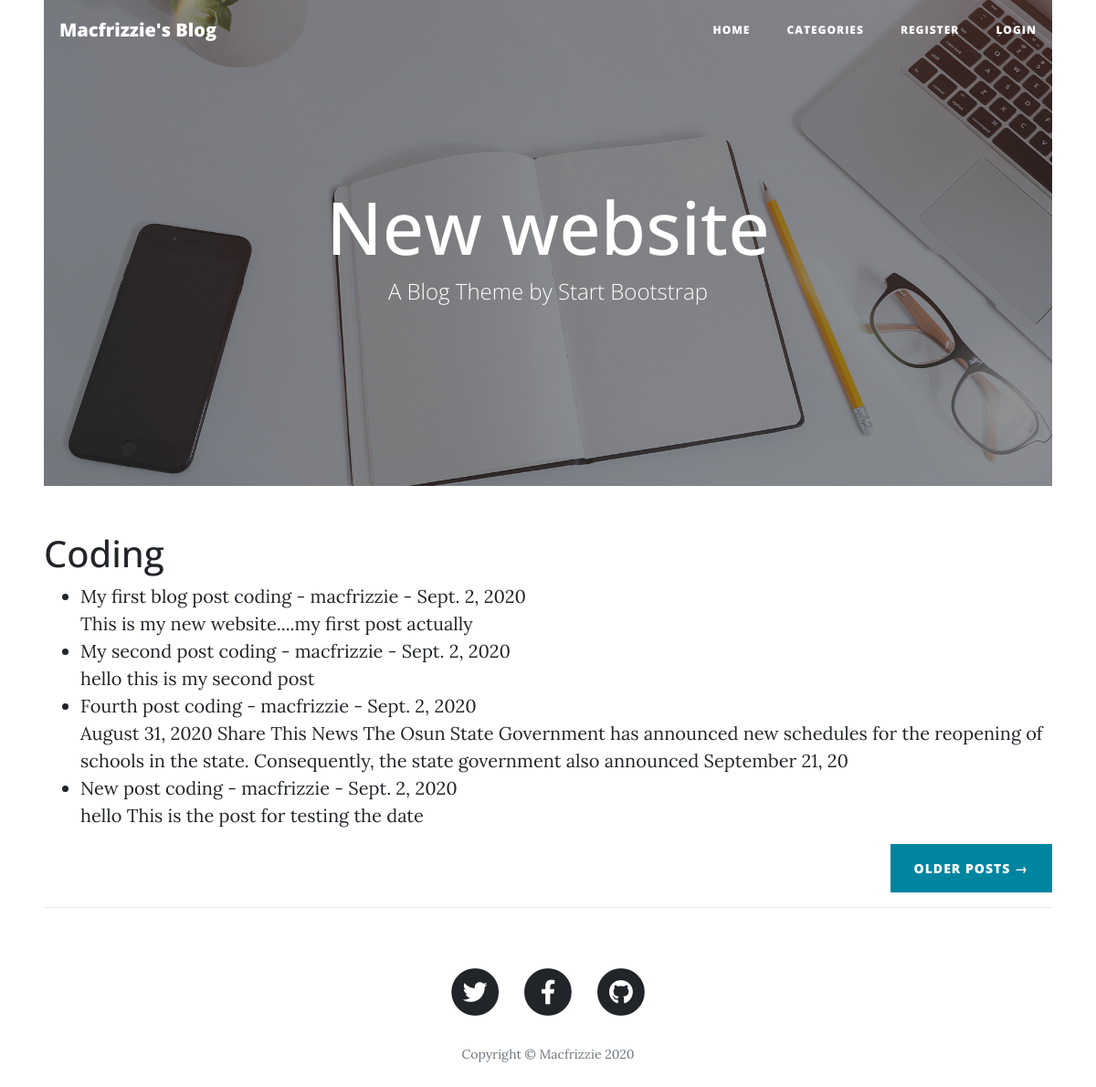
/category/coding/, run on the app's committed database.
### myblog/models.py (models this page shows, shortened)
class Post(models.Model):
  title = models.CharField(max_length=255)
  title_tag = models.CharField(max_length=255)
  author = models.ForeignKey(User, on_delete=models.CASCADE)
  body = models.TextField(default='hello')
  post_date = models.DateField(auto_now_add=True)
  category = models.CharField(max_length=255, default ='coding')
  likes = models.ManyToManyField(User, related_name='blog_posts')

### myblog/views.py (the view)
# urls.py: path('category/<str:cats>/', CategoryView, name= 'category'),
def CategoryView(request, cats):
  category_posts = Post.objects.filter(category=cats.replace('-', ' '))
  return render(request, 'categories.html', {'cats':cats.title().replace('-', ' '), 'category_posts':category_posts})

### myblog/templates/categories.html (shortened to what this page needs)
{% extends 'base.html' %}
{% block content %}
{% if category_posts %}
<h1>{{ cats }}</h1>
<ul>
{% for post in category_posts %}
    <li><a href="{% url 'article-detail' post.pk %}">{{ post.title }}</a> {{ post.category }} - {{ post.author}} - {{ post.post_date }}
    <br/>
    {{ post.body|slice:":200"|safe }}</li>
  {% endfor %}
</ul>
{% else %}
  <h2> sorry this page does not exist </h2>
{% endif %}
{% endblock %}

### static/css/clean-blog.css (style rules this page uses)
body { font-size: 20px; color: #212529; font-family: 'Lora', 'Times New Roman', serif; margin: auto 4%; }
h1, h2, h3, h4, h5, h6 { font-weight: 500; font-family: 'Open Sans', 'Helvetica Neue', Helvetica, Arial, sans-serif; }
a { color: #212529; transition: all 0.2s; }

### data on the page
Post: title "My first blog post", category "coding", author "macfrizzie", post_date "Sept. 2, 2020", body "This is my new website....my first post actually"
Post: title "My second post", category "coding", author "macfrizzie", post_date "Sept. 2, 2020", body "hello this is my second post"
Post: title "Fourth post", category "coding", author "macfrizzie", post_date "Sept. 2, 2020", body "August 31, 2020 Share This News The Osun State Government has announced new schedules for the reopening of schools in the state. Consequently, the state government also announced September 21, 20"
Post: title "New post", category "coding", author "macfrizzie", post_date "Sept. 2, 2020", body "hello This is the post for testing the date"

### other printed values
{{ cats }} "Coding"
